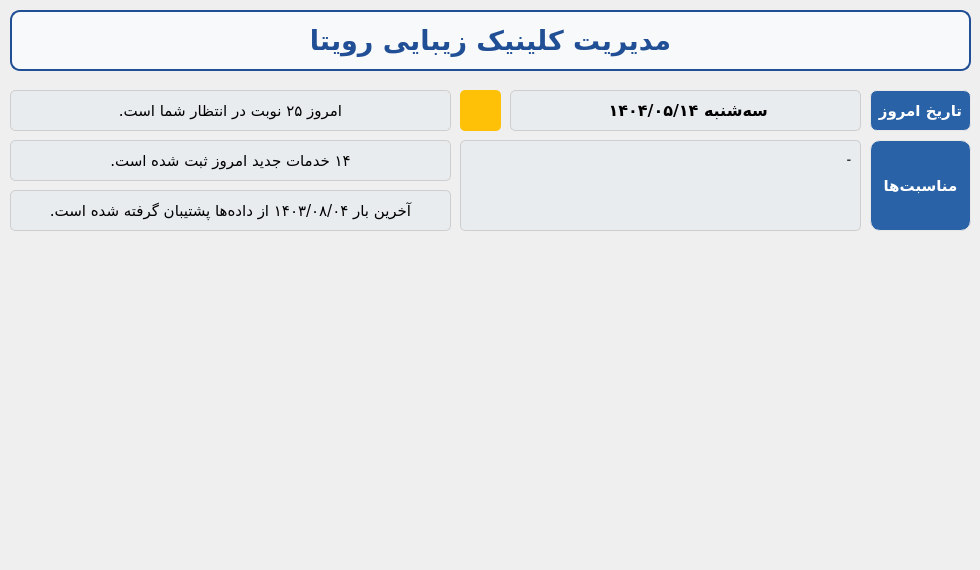
    <widget class="QWidget" name="tab_3">
     <attribute name="icon">
      <iconset resource="../../../../../Resources/resource.qrc">
       <normaloff>:/icons/home.png</normaloff>:/icons/home.png</iconset>
     </attribute>
     <attribute name="title">
      <string>صفحه اصلی</string>
     </attribute>
     <widget class="QLabel" name="latestBackupDate_lbl">
      <property name="geometry">
       <rect>
        <x>10</x>
        <y>190</y>
        <width>441</width>
        <height>41</height>
       </rect>
      </property>
      <property name="font">
       <font>
        <family>Vazirmatn Medium</family>
        <pointsize>11</pointsize>
        <weight>50</weight>
        <bold>false</bold>
       </font>
      </property>
      <property name="styleSheet">
       <string notr="true">border: 1px solid;
border-color: rgb(232, 232, 232);
background-color: rgb(233, 236, 239);
border-radius: 5px;
border-color: rgb(206, 206, 206); </string>
      </property>
      <property name="text">
       <string>آخرین بار ۱۴۰۳/۰۸/۰۴ از داده‌ها پشتیبان گرفته شده است.</string>
      </property>
      <property name="alignment">
       <set>Qt::AlignCenter</set>
      </property>
     </widget>
     <widget class="QLabel" name="patientFullName_lbl_10">
      <property name="geometry">
       <rect>
        <x>870</x>
        <y>90</y>
        <width>101</width>
        <height>41</height>
       </rect>
      </property>
      <property name="font">
       <font>
        <family>Vazirmatn ExtraBold</family>
        <pointsize>11</pointsize>
        <weight>75</weight>
        <bold>true</bold>
       </font>
      </property>
      <property name="styleSheet">
       <string notr="true">border: 1px solid;
border-radius: 7px;
border-color: rgb(232, 232, 232);
color: rgb(255, 255, 255);
background-color: rgb(42, 98, 167);

</string>
      </property>
      <property name="text">
       <string>تاریخ امروز</string>
      </property>
      <property name="alignment">
       <set>Qt::AlignCenter</set>
      </property>
     </widget>
     <widget class="QPushButton" name="reloadDailyData_btn">
      <property name="geometry">
       <rect>
        <x>460</x>
        <y>90</y>
        <width>41</width>
        <height>41</height>
       </rect>
      </property>
      <property name="font">
       <font>
        <family>Vazirmatn</family>
        <pointsize>12</pointsize>
        <weight>75</weight>
        <bold>true</bold>
        <underline>false</underline>
        <strikeout>false</strikeout>
       </font>
      </property>
      <property name="layoutDirection">
       <enum>Qt::RightToLeft</enum>
      </property>
      <property name="styleSheet">
       <string notr="true">QPushButton {
    background-color: #ffc107; /* Bootstrap warning yellow */
    color: #212529; /* Dark text */
    border: none;
    border-radius: 5px; /* Rounded corners */
    text-align: center;
    text-decoration: none;
}

QPushButton:hover {
    background-color: #e0a800; /* Darker yellow on hover */
}

QPushButton:pressed {
    background-color: #c69500; /* Even darker yellow on press */
}
</string>
      </property>
      <property name="text">
       <string/>
      </property>
      <property name="icon">
       <iconset resource="../../../../../Resources/resource.qrc">
        <normaloff>:/icons/refresh-arrow.png</normaloff>:/icons/refresh-arrow.png</iconset>
      </property>
      <property name="iconSize">
       <size>
        <width>20</width>
        <height>20</height>
       </size>
      </property>
     </widget>
     <widget class="QLabel" name="dailyMedicalRecordsCount_lbl">
      <property name="geometry">
       <rect>
        <x>10</x>
        <y>140</y>
        <width>441</width>
        <height>41</height>
       </rect>
      </property>
      <property name="font">
       <font>
        <family>Vazirmatn Medium</family>
        <pointsize>11</pointsize>
        <weight>50</weight>
        <bold>false</bold>
       </font>
      </property>
      <property name="styleSheet">
       <string notr="true">border: 1px solid;
border-color: rgb(232, 232, 232);
background-color: rgb(233, 236, 239);
border-radius: 5px;
border-color: rgb(206, 206, 206); </string>
      </property>
      <property name="text">
       <string>۱۴ خدمات جدید امروز ثبت شده است.</string>
      </property>
      <property name="alignment">
       <set>Qt::AlignCenter</set>
      </property>
     </widget>
     <widget class="QTextEdit" name="dateEvents_txtedit">
      <property name="geometry">
       <rect>
        <x>460</x>
        <y>140</y>
        <width>401</width>
        <height>91</height>
       </rect>
      </property>
      <property name="font">
       <font>
        <family>Vazirmatn</family>
        <pointsize>9</pointsize>
        <weight>75</weight>
        <bold>true</bold>
       </font>
      </property>
      <property name="layoutDirection">
       <enum>Qt::RightToLeft</enum>
      </property>
      <property name="styleSheet">
       <string notr="true">/* Basic LineEdit styling */
QTextEdit {
	background-color: rgb(233, 236, 239);
    border: 1px solid;
	border-color: rgb(206, 206, 206); 
    border-radius: 5px; /* Rounded corners */
    color: #343a40; /* Dark grey text color */
    outline: none; /* Remove default outline */
	padding: 5px;
}


/* Focus effect */
QTextEdit:focus {

}

/* Disabled state */
QTextEdit:disabled {
    background-color: #e9ecef; /* Light grey background when disabled */
    color: #6c757d; /* Grey text color when disabled */
}

</string>
      </property>
      <property name="readOnly">
       <bool>true</bool>
      </property>
      <property name="html">
       <string>&lt;!DOCTYPE HTML PUBLIC &quot;-//W3C//DTD HTML 4.0//EN&quot; &quot;http://www.w3.org/TR/REC-html40/strict.dtd&quot;&gt;
&lt;html&gt;&lt;head&gt;&lt;meta name=&quot;qrichtext&quot; content=&quot;1&quot; /&gt;&lt;style type=&quot;text/css&quot;&gt;
p, li { white-space: pre-wrap; }
&lt;/style&gt;&lt;/head&gt;&lt;body style=&quot; font-family:'Vazirmatn'; font-size:9pt; font-weight:600; font-style:normal;&quot;&gt;
&lt;p dir='rtl' style=&quot; margin-top:0px; margin-bottom:0px; margin-left:0px; margin-right:0px; -qt-block-indent:0; text-indent:0px;&quot;&gt;&lt;span style=&quot; font-size:10pt;&quot;&gt;-&lt;/span&gt;&lt;/p&gt;&lt;/body&gt;&lt;/html&gt;</string>
      </property>
     </widget>
     <widget class="QLabel" name="todayDate_lbl">
      <property name="geometry">
       <rect>
        <x>510</x>
        <y>90</y>
        <width>351</width>
        <height>41</height>
       </rect>
      </property>
      <property name="font">
       <font>
        <family>Vazirmatn</family>
        <pointsize>12</pointsize>
        <weight>75</weight>
        <bold>true</bold>
       </font>
      </property>
      <property name="styleSheet">
       <string notr="true">border: 1px solid;
border-color: rgb(232, 232, 232);
background-color: rgb(233, 236, 239);
border-radius: 5px;
border-color: rgb(206, 206, 206); </string>
      </property>
      <property name="text">
       <string>سه‌شنبه ۱۴۰۴/۰۵/۱۴ </string>
      </property>
      <property name="alignment">
       <set>Qt::AlignCenter</set>
      </property>
     </widget>
     <widget class="QLabel" name="dailyAppointmentsCount_lbl">
      <property name="geometry">
       <rect>
        <x>10</x>
        <y>90</y>
        <width>441</width>
        <height>41</height>
       </rect>
      </property>
      <property name="font">
       <font>
        <family>Vazirmatn Medium</family>
        <pointsize>11</pointsize>
        <weight>50</weight>
        <bold>false</bold>
       </font>
      </property>
      <property name="styleSheet">
       <string notr="true">border: 1px solid;
border-color: rgb(232, 232, 232);
background-color: rgb(233, 236, 239);
border-radius: 5px;
border-color: rgb(206, 206, 206); </string>
      </property>
      <property name="text">
       <string>امروز ۲۵ نوبت در انتظار شما است.</string>
      </property>
      <property name="alignment">
       <set>Qt::AlignCenter</set>
      </property>
     </widget>
     <widget class="QLabel" name="patientFullName_lbl_11">
      <property name="geometry">
       <rect>
        <x>870</x>
        <y>140</y>
        <width>101</width>
        <height>91</height>
       </rect>
      </property>
      <property name="font">
       <font>
        <family>Vazirmatn ExtraBold</family>
        <pointsize>11</pointsize>
        <weight>75</weight>
        <bold>true</bold>
       </font>
      </property>
      <property name="styleSheet">
       <string notr="true">border: 1px solid;
border-radius: 10px;
border-color: rgb(232, 232, 232);
color: rgb(255, 255, 255);
background-color: rgb(42, 98, 167);

</string>
      </property>
      <property name="text">
       <string>مناسبت‌ها</string>
      </property>
      <property name="alignment">
       <set>Qt::AlignCenter</set>
      </property>
     </widget>
     <widget class="QLabel" name="label_4">
      <property name="geometry">
       <rect>
        <x>10</x>
        <y>10</y>
        <width>961</width>
        <height>61</height>
       </rect>
      </property>
      <property name="font">
       <font>
        <family>Vazirmatn</family>
        <pointsize>20</pointsize>
        <weight>75</weight>
        <bold>true</bold>
       </font>
      </property>
      <property name="layoutDirection">
       <enum>Qt::RightToLeft</enum>
      </property>
      <property name="autoFillBackground">
       <bool>false</bool>
      </property>
      <property name="styleSheet">
       <string notr="true">/* Basic styling for the company name label */
QLabel {
	color: rgb(33, 79, 149);
    
    padding: 10px; /* Padding around the text */
    border: 2px solid  rgb(33, 79, 149); /* Optional: Border with the same blue color */
    border-radius: 10px; /* Rounded corners */
    background-color: #f8f9fa; /* Light grey background to make it stand out */
    text-align: center; /* Center-align the text */
}

/* Hover effect */
QLabe:hover {
    color: #0056b3; /* Darker blue on hover */
    border-color: #0056b3; /* Match border color on hover */
}
</string>
      </property>
      <property name="text">
       <string>مدیریت کلینیک زیبایی رویتا</string>
      </property>
      <property name="alignment">
       <set>Qt::AlignCenter</set>
      </property>
     </widget>
     <widget class="QLabel" name="image_lbl">
      <property name="geometry">
       <rect>
        <x>300</x>
        <y>220</y>
        <width>351</width>
        <height>341</height>
       </rect>
      </property>
      <property name="frameShape">
       <enum>QFrame::NoFrame</enum>
      </property>
      <property name="text">
       <string/>
      </property>
      <property name="pixmap">
       <pixmap resource="../../../../../Resources/resource.qrc">:/icons/45542.png</pixmap>
      </property>
      <property name="scaledContents">
       <bool>true</bool>
      </property>
      <property name="alignment">
       <set>Qt::AlignCenter</set>
      </property>
      <property name="wordWrap">
       <bool>false</bool>
      </property>
     </widget>
    </widget>
